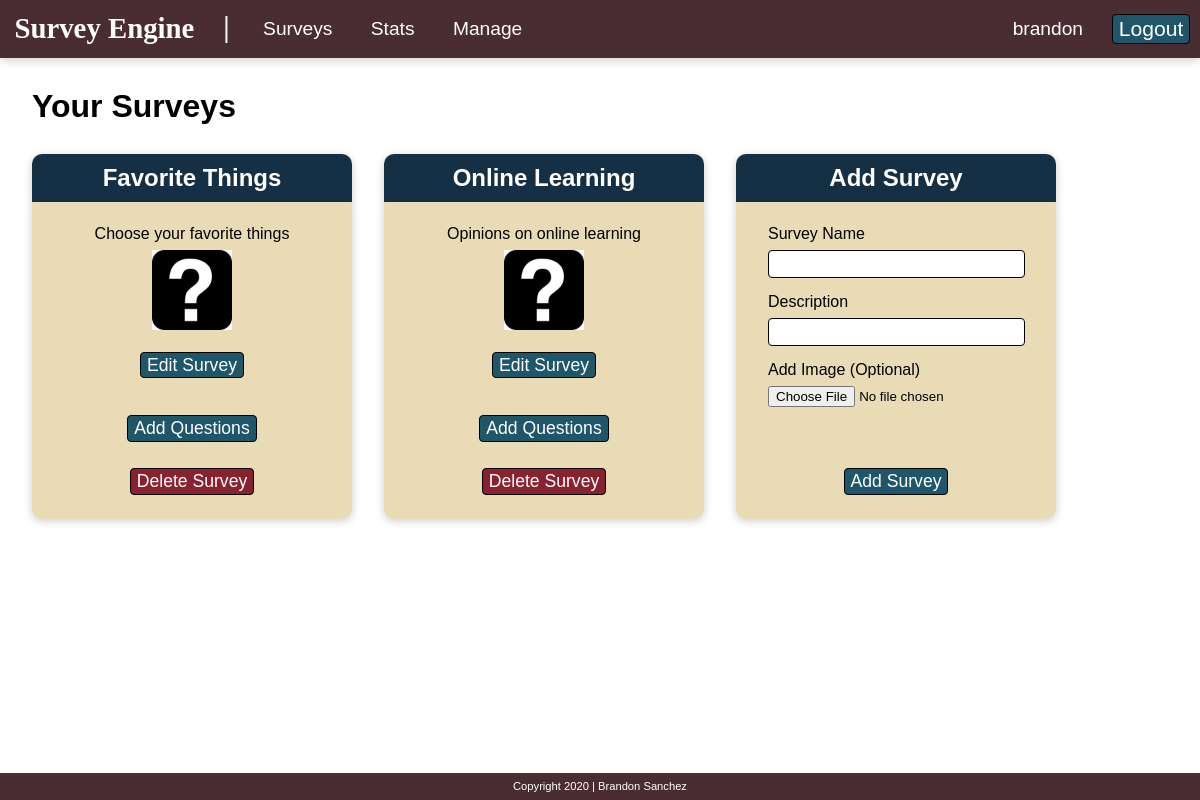
/manage.php (signed in), run on the app's committed database.
### tables this page shows
CREATE TABLE `bsanchez_se_surveys` (
  `survey_id` int(11) NOT NULL AUTO_INCREMENT,
  `user_id` int(11) NOT NULL,
  `name` varchar(45) NOT NULL,
  `description` varchar(45) NOT NULL,
  `img_dest` varchar(100) NOT NULL,
  `num_responses` int(11) NOT NULL DEFAULT 0,
  PRIMARY KEY (`survey_id`)
);

### manage.php (the view, shortened to what this page needs)
<?php
    require 'header.php';
?>
<main>
    <h1>Your Surveys</h1>
    <div id="container">
        <?php
            include_once 'includes/dbh_inc.php';
            $sql = 'SELECT * FROM bsanchez_se_surveys WHERE user_id=?;';
            $statement = mysqli_stmt_init($conn);
            if(!mysqli_stmt_prepare($statement, $sql)) {
                echo "Failed sql";
            }
            else {
                mysqli_stmt_bind_param($statement, 'i', $_SESSION['user_id']);
                mysqli_stmt_execute($statement);
                $result = mysqli_stmt_get_result($statement);
                while($row = mysqli_fetch_assoc($result)) {
                    echo '<div class="store_card" id="store_'.$row['survey_id'].'">
                    <h2>'.$row['name'].'</h2>
                    <div class="bottom_card">
                        <p class="manage_descr">'.$row['description'].'</p>
                        <img src="Uploads/Store/'.$row['img_dest'].'" height=80px><br>
                        <button class="edit_store button" type="button" value='.$row['survey_id'].'>Edit Survey</button><br>
                        <form method="POST" action="additems.php">
                        <button class="add_item button" type="submit" name="add_item" value='.$row['survey_id'].'>Add Questions</button>
                        </form>
                        <form method="POST" action="Includes/deletestore_inc.php">
                        <button type="submit" name="delete_store" value='.$row['survey_id'].' class="delete button">Delete Survey</button>
                        </form>
                    </div>
                    </div>';
                }
            }
        ?>
        <div id="add_store">
            <h2>Add Survey</h2>
            <form method="POST" action="Includes/addstore_inc.php" enctype="multipart/form-data" class="form">
                <p class="store_name">Survey Name</p>
                <input type="text" name="store_name" class="input">
                <p class="store_descr">Description</p>
                <input type="text" name="description" class="input">
                <p class="add_image">Add Image (Optional)</p>
                <input type="file" name="file"><br>
                <input type="submit" value="Add Survey" name="store_submit" class="button" id="your_stores">
            </form>
        </div>
    </div>
</main>
<?php
    require 'footer.php';
?>

### CSS/footer.css (style rules this page uses)
body { font-family: Helvetica; position: relative; min-height: 100vh; }

### CSS/main.css (style rules this page uses)
main .form { background-color: #E9DBB6; justify-content: center; padding: 1.5em 2em; overflow: auto; border-bottom-left-radius: 10px; border-bottom-right-radius: 10px; box-shadow: 0 2px 10px rgba(0, 0, 0, 0.2); margin-bottom: 3em; }
.store_name { margin-bottom: 0.5em; }
.store_descr { margin-top: 1em; margin-bottom: 0.5em; }
main h2 { font-size: 1.5em; padding: 0.5em; background-color: #153045; border-top-left-radius: 10px; border-top-right-radius: 10px; color: white; box-shadow: 0 2px 10px rgba(0, 0, 0, 0.2); text-align: center; }
main #add_store { width: 20em; margin-left: 2em; }
main .input { font-family: Helvetica; width: 98%; padding: 2px; font-size: 1.2em; border: 0; border: solid black 1px; border-radius: 4px; }
main .add_image { margin-top: 1em; margin-bottom: 0.5em; }
main h1 { font-size: 2em; padding: 1em 0em 0em 0em; margin-left: 1em; margin-bottom: 1em; }
main .store_card { width: 20em; margin: 0em 0em 0em 2em; }
main .bottom_card { background-color: #E9DBB6; justify-content: center; padding: 1.5em 2em; overflow: auto; border-bottom-left-radius: 10px; border-bottom-right-radius: 10px; box-shadow: 0 2px 10px rgba(0, 0, 0, 0.2); text-align: center; margin-bottom: 3em; }
main #container { display: flex; flex-wrap: wrap; justify-content: center; }
main .button { font-family: Helvetica; margin-top: 1.5em; font-size: 1.1em; border-radius: 4px; border: solid black 1px; background-color: #1F5669; color: #fff; padding-top: .1em; padding-bottom: .1em; cursor: pointer; }
main .delete { background-color: #89222F; }
main .store_descr { margin-top: 1em; }
main #your_stores { margin-top: 3.5em; display: table; margin-left: auto; margin-right: auto; }
main .manage_descr { margin-bottom: .5em; }
main .edit_store { margin-top: 1.1em; }
main .add_item { margin-top: 2.1em; }
@media only screen and (min-width: 700px) { main #container { justify-content: flex-start; } }
@media only screen and (min-width: 700px) { main h1 { text-align: left; } }

### data on the page
bsanchez_se_surveys: name "Favorite Things", description "Choose your favorite things", img_dest (placeholder picture), $row['survey_id'] 9 (drawn)
bsanchez_se_surveys: name "Online Learning", description "Opinions on online learning", img_dest (placeholder picture), $row['survey_id'] 11 (drawn)

### other printed values
$_SESSION['username'] "brandon"
